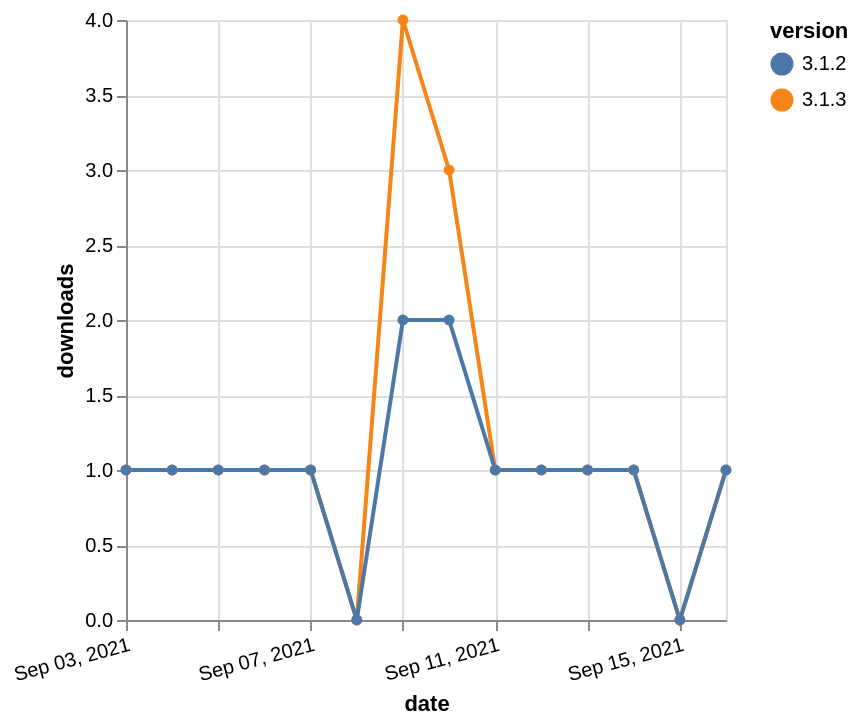

Write a Vega-Lite specification for this figure.
### Vega-Lite specification from a JSON file in a GitHub repository (floating-point values rounded to 4 significant figures)
{"$schema": "https://vega.github.io/schema/vega-lite/v5.json", "description": "A simple bar chart with embedded data.", "data": {"values": [{"date": "2021-09-03", "total": 212, "delta": 1, "version": "3.1.3"}, {"date": "2021-09-04", "total": 213, "delta": 1, "version": "3.1.3"}, {"date": "2021-09-05", "total": 214, "delta": 1, "version": "3.1.3"}, {"date": "2021-09-06", "total": 215, "delta": 1, "version": "3.1.3"}, {"date": "2021-09-07", "total": 216, "delta": 1, "version": "3.1.3"}, {"date": "2021-09-08", "total": 216, "delta": 0, "version": "3.1.3"}, {"date": "2021-09-09", "total": 220, "delta": 4, "version": "3.1.3"}, {"date": "2021-09-10", "total": 223, "delta": 3, "version": "3.1.3"}, {"date": "2021-09-11", "total": 224, "delta": 1, "version": "3.1.3"}, {"date": "2021-09-12", "total": 225, "delta": 1, "version": "3.1.3"}, {"date": "2021-09-13", "total": 226, "delta": 1, "version": "3.1.3"}, {"date": "2021-09-14", "total": 227, "delta": 1, "version": "3.1.3"}, {"date": "2021-09-15", "total": 227, "delta": 0, "version": "3.1.3"}, {"date": "2021-09-16", "total": 228, "delta": 1, "version": "3.1.3"}, {"date": "2021-09-03", "total": 375, "delta": 1, "version": "3.1.2"}, {"date": "2021-09-04", "total": 376, "delta": 1, "version": "3.1.2"}, {"date": "2021-09-05", "total": 377, "delta": 1, "version": "3.1.2"}, {"date": "2021-09-06", "total": 378, "delta": 1, "version": "3.1.2"}, {"date": "2021-09-07", "total": 379, "delta": 1, "version": "3.1.2"}, {"date": "2021-09-08", "total": 379, "delta": 0, "version": "3.1.2"}, {"date": "2021-09-09", "total": 381, "delta": 2, "version": "3.1.2"}, {"date": "2021-09-10", "total": 383, "delta": 2, "version": "3.1.2"}, {"date": "2021-09-11", "total": 384, "delta": 1, "version": "3.1.2"}, {"date": "2021-09-12", "total": 385, "delta": 1, "version": "3.1.2"}, {"date": "2021-09-13", "total": 386, "delta": 1, "version": "3.1.2"}, {"date": "2021-09-14", "total": 387, "delta": 1, "version": "3.1.2"}, {"date": "2021-09-15", "total": 387, "delta": 0, "version": "3.1.2"}, {"date": "2021-09-16", "total": 388, "delta": 1, "version": "3.1.2"}]}, "width": "container", "mark": {"type": "line", "point": {"filled": true}}, "encoding": {"x": {"field": "date", "type": "temporal", "timeUnit": "yearmonthdate", "title": "date", "axis": {"labelAngle": -15}}, "y": {"field": "delta", "type": "quantitative", "title": "downloads"}, "color": {"field": "version", "type": "nominal"}, "tooltip": {"field": "delta"}}}
